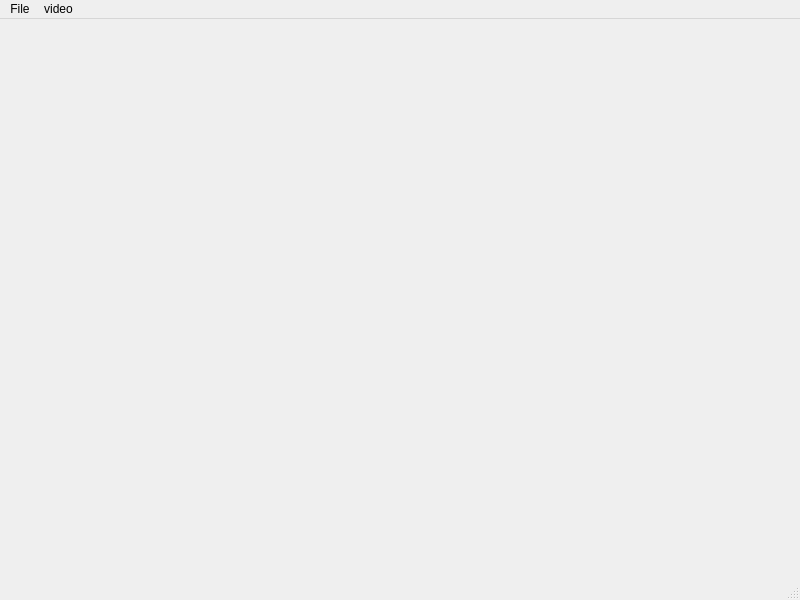
<?xml version="1.0" encoding="UTF-8"?>
<ui version="4.0">
 <class>MainWindowvideo</class>
 <widget class="QMainWindow" name="MainWindowvideo">
  <property name="geometry">
   <rect>
    <x>0</x>
    <y>0</y>
    <width>800</width>
    <height>600</height>
   </rect>
  </property>
  <property name="windowTitle">
   <string>MainWindow</string>
  </property>
  <widget class="QWidget" name="centralwidget"/>
  <widget class="QMenuBar" name="menubar">
   <property name="geometry">
    <rect>
     <x>0</x>
     <y>0</y>
     <width>800</width>
     <height>20</height>
    </rect>
   </property>
   <widget class="QMenu" name="menuFile">
    <property name="title">
     <string>File</string>
    </property>
    <addaction name="actionOpen"/>
   </widget>
   <widget class="QMenu" name="menuvideo">
    <property name="title">
     <string>video</string>
    </property>
    <addaction name="actionPlay"/>
    <addaction name="separator"/>
    <addaction name="actionPause"/>
    <addaction name="separator"/>
    <addaction name="actionStop"/>
   </widget>
   <addaction name="menuFile"/>
   <addaction name="menuvideo"/>
  </widget>
  <widget class="QStatusBar" name="statusbar"/>
  <action name="actionOpen">
   <property name="icon">
    <iconset resource="Resources.qrc">
     <normaloff>:/images/icones/folder.png</normaloff>:/images/icones/folder.png</iconset>
   </property>
   <property name="text">
    <string>Open</string>
   </property>
  </action>
  <action name="actionPlay">
   <property name="icon">
    <iconset resource="Resources.qrc">
     <normaloff>:/images/icones/play.png</normaloff>:/images/icones/play.png</iconset>
   </property>
   <property name="text">
    <string>Play</string>
   </property>
  </action>
  <action name="actionPause">
   <property name="icon">
    <iconset>
     <normaloff>icones/pause.png</normaloff>icones/pause.png</iconset>
   </property>
   <property name="text">
    <string>Pause</string>
   </property>
  </action>
  <action name="actionStop">
   <property name="icon">
    <iconset resource="Resources.qrc">
     <normaloff>:/images/icones/stop.png</normaloff>:/images/icones/stop.png</iconset>
   </property>
   <property name="text">
    <string>Stop</string>
   </property>
  </action>
 </widget>
 <resources>
  <include location="Resources.qrc"/>
 </resources>
 <connections/>
</ui>
